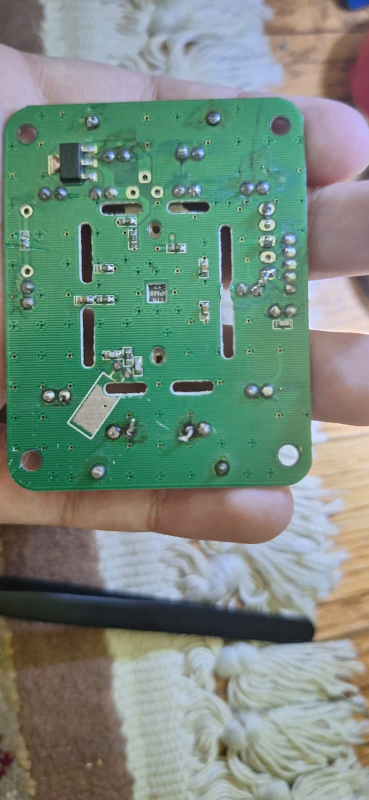
#> input picture CPU/CPP PCB Pics/Full PCB Board View Back.jpg, 738 x 1600 px (shown at 1/2 size)
$ python ascii.py '../../CPU/CPP PCB Pics/Full PCB Board View Back.jpg'   (older library calls are emulated)
#> lines starting #> are read from the running program, lines starting #| are printed output that depends on the picture
import sys
import cv2
import numpy as np
from PIL import Image, ImageSequence
import os
import shutil
import time
import subprocess
import re
import msvcrt

ASCII = " .'`^\",:;Il!i~+_-?][}{1)(|\\/tfjrxnuvczXYUJCLQ0OZmwqpdbkhao*#MW&8%B@$"

ANSI_ESCAPE = re.compile(r'\x1b\[[0-9;]*m')


# ---------------- ARG PARSER ----------------
def parse_args(argv):
    flags = {
        "save": False,
        "width": None,
        "height": None
    }

    files = []
    seen_file = False

    i = 0
    while i < len(argv):
        arg = argv[i]

        if arg.startswith("--"):
            if seen_file:
                raise ValueError("Flags cannot appear after files start, please start with the flags!")

            if arg == "--save-file":
                flags["save"] = True

            elif arg == "--width":
                i += 1
                flags["width"] = int(argv[i])

            elif arg == "--height":
                i += 1
                flags["height"] = int(argv[i])

            else:
                raise ValueError(f"Unknown flag: {arg}")

        else:
            seen_file = True
            files.append(arg)

        i += 1

    return flags, files


# ---------------- UTILS ----------------
def strip_ansi(text):
    return ANSI_ESCAPE.sub('', text)


def get_terminal_size():
    size = shutil.get_terminal_size((120, 40))
    return size.columns, size.lines


def resize_terminal(width=None, height=None):
    if os.name != "nt":
        return

    # Do nothing if user did not explicitly request sizing
    if width is None and height is None:
        return

    try:
        term_w, term_h = shutil.get_terminal_size((120, 40))

        target_w = width if width else term_w
        target_h = height if height else term_h

        # Prevent vertical scrolling
        target_h = min(target_h, term_h)

        os.system(f"mode con: cols={target_w} lines={target_h}")
    except:
        pass


# [17 lines left out: functions prepare_output_dir, user_requested_exit, not called in this run]


# ---------------- IMAGE PROCESSING ----------------
def luminance(px):
    return 0.2126*px[2] + 0.7152*px[1] + 0.0722*px[0]


def sobel(gray):
    gx = cv2.Sobel(gray, cv2.CV_32F, 1, 0, 3)
    gy = cv2.Sobel(gray, cv2.CV_32F, 0, 1, 3)
    mag = cv2.magnitude(gx, gy)
    return cv2.normalize(mag, None, 0, 255, cv2.NORM_MINMAX)


def ascii_char(val):
    idx = int(val / 255 * (len(ASCII) - 1))
    return ASCII[idx]


def braille_from_block(block):
    dots = 0
    threshold = block.mean()

    mapping = [
        (0,0,1),(1,0,2),(2,0,4),(0,1,8),
        (1,1,16),(2,1,32),(3,0,64),(3,1,128)
    ]

    for y,x,bit in mapping:
        if block[y,x] > threshold:
            dots |= bit

    return chr(0x2800 + dots)


def frame_to_ascii(frame, width=None, height=None):
    term_w, term_h = get_terminal_size()

    target_w = width if width else term_w
    target_h = height if height else term_h * 2

    resized = cv2.resize(frame, (target_w, target_h))
    gray = cv2.cvtColor(resized, cv2.COLOR_BGR2GRAY)
    edges = sobel(gray)

    lines = []
    y = 0

    while y < target_h - 4:
        line = []
        for x in range(target_w - 1):
            block2x2 = gray[y:y+2, x:x+1]
            block2x4 = gray[y:y+4, x:x+2]

            edge_strength = edges[y, x]
            contrast = np.std(block2x2)

            top = resized[y, x]
            bottom = resized[y+1, x]

            if edge_strength > 120:
                if block2x4.shape == (4,2):
                    ch = braille_from_block(block2x4)
                else:
                    ch = ascii_char(gray[y,x])
                fg = top
                bg = top

            elif contrast > 25:
                lum_top = luminance(top)
                lum_bot = luminance(bottom)

                if lum_top > lum_bot:
                    ch = "▀"
                    fg, bg = top, bottom
                else:
                    ch = "▄"
                    fg, bg = bottom, top

            else:
                val = gray[y, x]
                ch = ascii_char(val)
                fg = top
                bg = top

            r1,g1,b1 = int(fg[2]), int(fg[1]), int(fg[0])
            r2,g2,b2 = int(bg[2]), int(bg[1]), int(bg[0])

            line.append(f"\x1b[38;2;{r1};{g1};{b1}m\x1b[48;2;{r2};{g2};{b2}m{ch}")

        lines.append(''.join(line))
        y += 2

    return "\n".join(lines)


def clear():
    os.system("cls" if os.name == "nt" else "clear")


# ---------------- MEDIA HANDLERS ----------------
# [74 lines left out: function play_gif, not called in this run]


def show_image(path, flags):
    frame = cv2.imread(path)
    if frame is None:
        print("Invalid image")
        return

    ascii_frame = frame_to_ascii(frame, flags["width"], flags["height"])
    print(ascii_frame)

    if flags["save"]:
        base = os.path.splitext(os.path.basename(path))[0]
        filename = f"{base}.txt"
        with open(filename, "w", encoding="utf-8") as f:
            f.write(strip_ansi(ascii_frame))


# [34 lines left out: function play_video, not called in this run]


def handle_file(path, flags):
    resize_terminal(flags["width"], flags["height"])

    ext = path.lower().split('.')[-1]

    if ext in ["png","jpg","jpeg","bmp"]:
        show_image(path, flags)
    elif ext == "gif":
        play_gif(path, flags)
    else:
        play_video(path, flags)


# ---------------- MAIN ----------------
# [9 lines left out: function build_flag_args, not called in this run]


def main():
    if len(sys.argv) < 2:
        print("Drag file(s) onto script")
        return

    try:
        flags, files = parse_args(sys.argv[1:])
    except Exception as e:
        print(e)
        return

    if not files:
        print("No files provided")
        return

    if len(files) > 1:
        flag_args = build_flag_args(flags)

        for path in files:
            subprocess.Popen(
                ["cmd", "/c", "start", "cmd", "/k",
                 sys.executable, __file__, path] + flag_args
            )
        return

    handle_file(files[0], flags)
#> in show_image, frame is the input picture: shape (1600, 738, 3); mean B, G, R 126.2, 138.4, 118.6
#> in frame_to_ascii, `resized = cv2.resize(frame, (target_w, target_h))`:
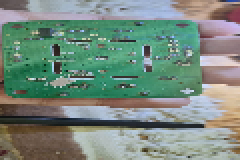
#> resized: shape (80, 120, 3) (shown 2 times larger); mean B, G, R 126.3, 138.4, 118.5
#> in frame_to_ascii, `gray = cv2.cvtColor(resized, cv2.COLOR_BGR2GRAY)`:
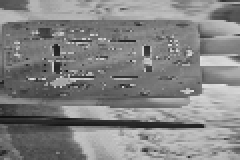
#> gray: shape (80, 120) (shown 2 times larger); min 16, max 229, mean 131.1
#> in sobel, `gx = cv2.Sobel(gray, cv2.CV_32F, 1, 0, 3)`:
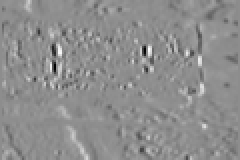
#> gx: shape (80, 120) float32 (shown 2 times larger); min -639, max 511, mean 3; drawn with min black and max white
#> in sobel, `gy = cv2.Sobel(gray, cv2.CV_32F, 0, 1, 3)`:
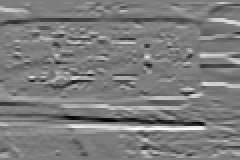
#> gy: shape (80, 120) float32 (shown 2 times larger); min -623, max 640, mean -1.3; drawn with min black and max white
#> in sobel, `mag = cv2.magnitude(gx, gy)`:
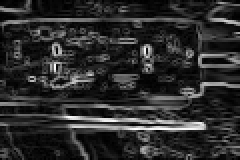
#> mag: shape (80, 120) float32 (shown 2 times larger); min 0, max 641.5, mean 111.2; drawn with min black and max white
#> after the loop in frame_to_ascii, `while y < target_h - 4:`: lines = 38 items; y = 76
#> (printed output is left out)


if __name__ == "__main__":
    main()
#> (the run stopped early here; a loop or call above may not have finished)

$ run again, on CPU/CPP PCB Pics/Full PCB Board View Front.jpg
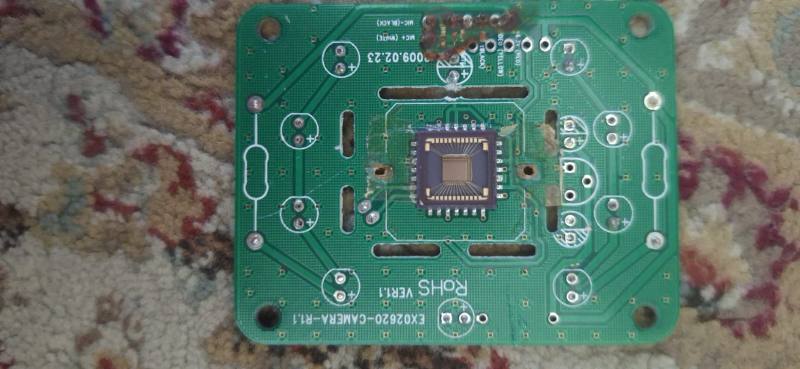
#> input picture CPU/CPP PCB Pics/Full PCB Board View Front.jpg, 1600 x 738 px (shown at 1/2 size)
#> in show_image, frame is the input picture: shape (738, 1600, 3); mean B, G, R 103, 114.3, 90.6
#> in sobel, `gy = cv2.Sobel(gray, cv2.CV_32F, 0, 1, 3)`:
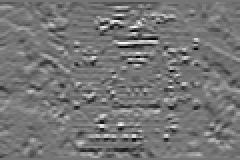
#> gy: shape (80, 120) float32 (shown 2 times larger); min -406, max 475, mean 0.8; drawn with min black and max white
#> in sobel, `mag = cv2.magnitude(gx, gy)`:
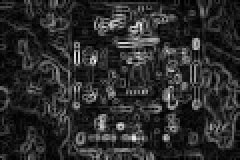
#> mag: shape (80, 120) float32 (shown 2 times larger); min 0, max 564.8, mean 97; drawn with min black and max white
#> after the loop in frame_to_ascii, `while y < target_h - 4:`: lines = 38 items; y = 76
#> (printed output is left out)

$ run again, on CPU/CPP PCB Pics/Zoom In CPU Pic 1.jpg
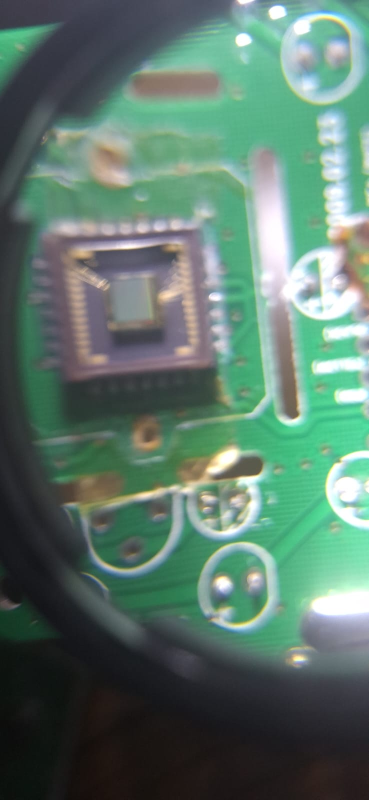
#> input picture CPU/CPP PCB Pics/Zoom In CPU Pic 1.jpg, 738 x 1600 px (shown at 1/2 size)
#> in show_image, frame is the input picture: shape (1600, 738, 3); mean B, G, R 107.5, 120, 92.3
#> in sobel, `gy = cv2.Sobel(gray, cv2.CV_32F, 0, 1, 3)`:
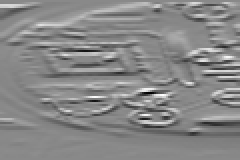
#> gy: shape (80, 120) float32 (shown 2 times larger); min -661, max 564, mean -8.6; drawn with min black and max white
#> in sobel, `mag = cv2.magnitude(gx, gy)`:
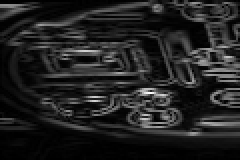
#> mag: shape (80, 120) float32 (shown 2 times larger); min 0, max 685.3, mean 91.3; drawn with min black and max white
#> after the loop in frame_to_ascii, `while y < target_h - 4:`: lines = 38 items; y = 76
#> (printed output is left out)

$ run again, on CPU/CPP PCB Pics/Zoom In CPU Pic 2.jpg
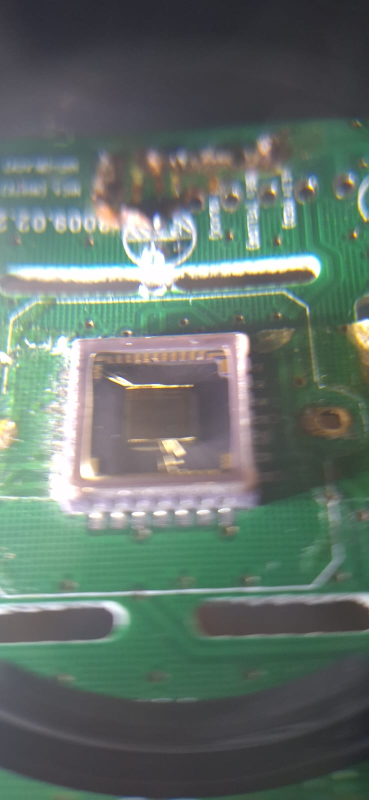
#> input picture CPU/CPP PCB Pics/Zoom In CPU Pic 2.jpg, 738 x 1600 px (shown at 1/2 size)
#> in show_image, frame is the input picture: shape (1600, 738, 3); mean B, G, R 106.2, 113.9, 99.3
#> in sobel, `gy = cv2.Sobel(gray, cv2.CV_32F, 0, 1, 3)`:
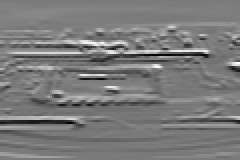
#> gy: shape (80, 120) float32 (shown 2 times larger); min -615, max 666, mean 2.9; drawn with min black and max white
#> in sobel, `mag = cv2.magnitude(gx, gy)`:
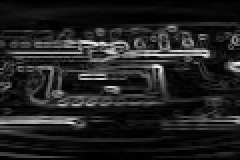
#> mag: shape (80, 120) float32 (shown 2 times larger); min 0, max 708, mean 92.5; drawn with min black and max white
#> after the loop in frame_to_ascii, `while y < target_h - 4:`: lines = 38 items; y = 76
#> (printed output is left out)
